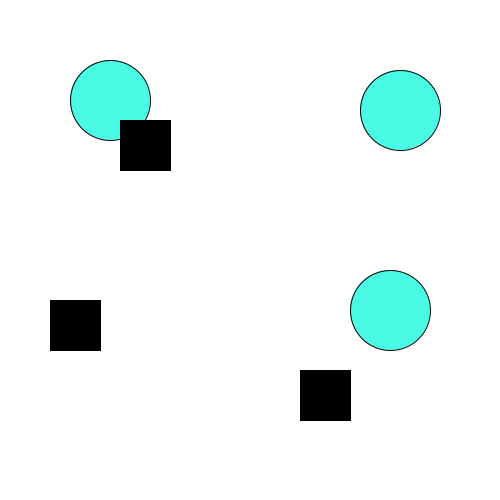
Frame 1 (no input)
Frame 60 (the mouse pressed at the canvas centre just before this capture): identical to frame 1, image omitted
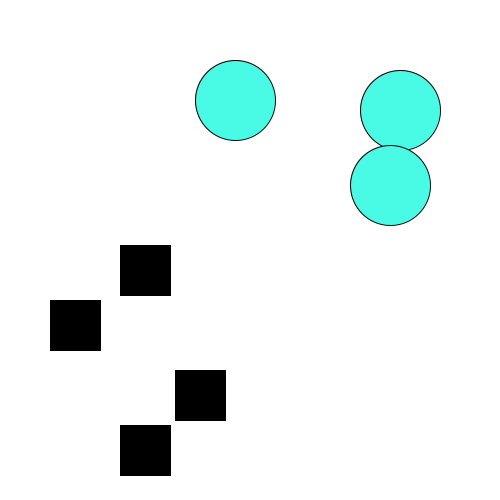
Frame 120 (the mouse held since frame 60 and released just before this capture)

The Processing sketch that drew these frames (run headless with seeded random() and noise(); from frame 60 on, the mouse is pressed at the canvas centre):

// Processing sketch: processing_119211
// ── processing_119211.pde

void setup (){
  
 size (500,500);
}
void draw (){
background (255);
fill(0);
pushMatrix();
translate (300,10);
float elippse = map( mouseX, 500,0 ,0 , 250);
fill (#49FAE4);
ellipse ( 100,100, 80,80);
ellipse ( 90, 50+elippse, 80,80);
ellipse( 60-elippse, 90, 80,80);
popMatrix();
resetMatrix();


translate (50,300);
float vier = map( mouseY, 500,0,0,250);
fill (0);
rect ( 0,0, 50,50);
rect ( 70, 0+vier, 50,50);
rect ( 0+vier,70, 50,50);
rect ( 70, 70-vier, 50,50);

}
